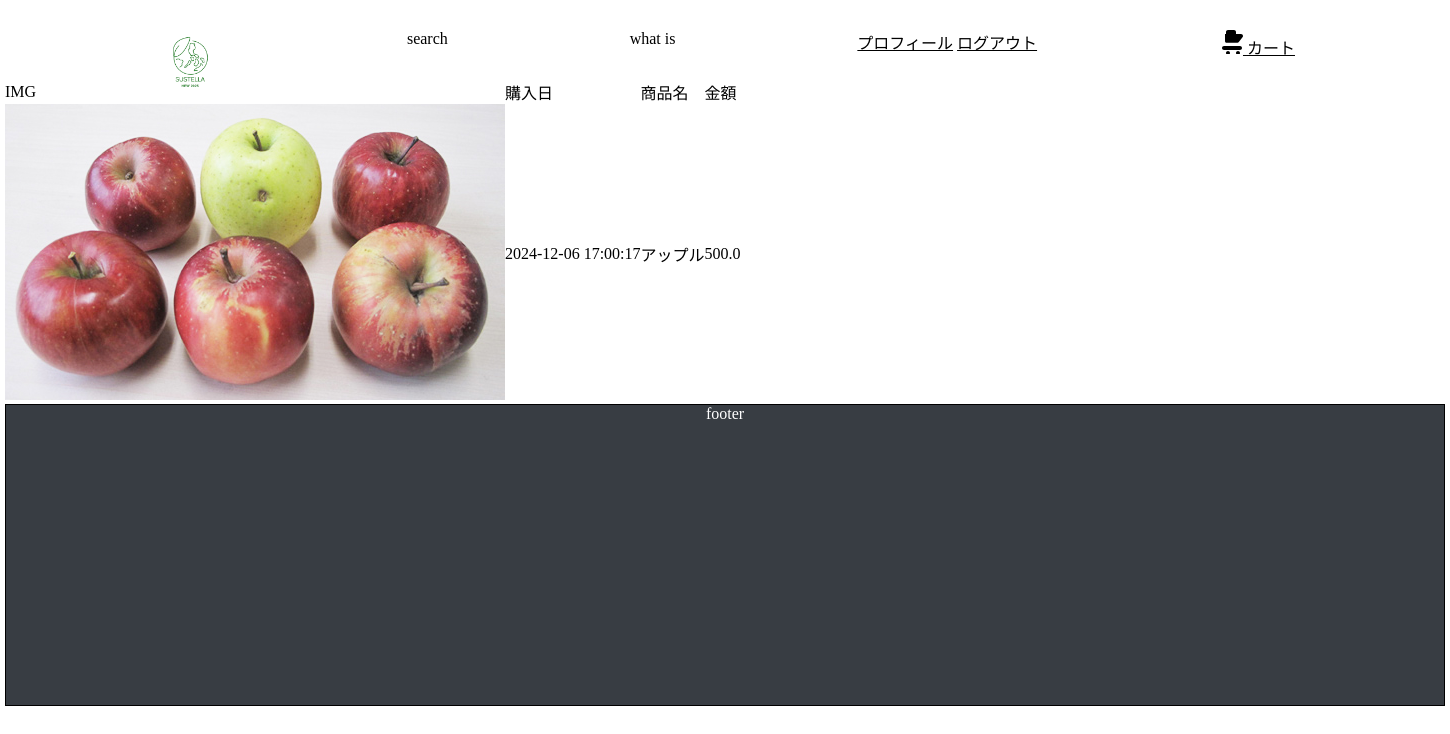
Screenshot of /profile (signed in) with the database file from the repository.
### app/models.py (models this page shows)
class Sale(db.Model):
    __tablename__ = 'sale'
    id = db.Column(db.Integer, primary_key=True)
    product_id = db.Column(db.Integer, db.ForeignKey(
        'products.id'), nullable=False)
    user_id = db.Column(db.Integer, db.ForeignKey('users.id'), nullable=False)
    sale_date = db.Column(db.DateTime, default=datetime.now())
    quantity = db.Column(db.Integer, nullable=False)
    price = db.Column(db.Float, nullable=False)

class Product(db.Model):
    __tablename__ = 'products'
    id = db.Column(db.Integer, primary_key=True)
    name = db.Column(db.String(50), nullable=False)
    category = db.Column(db.String(50), nullable=True)
    defect_reason = db.Column(db.String(100))
    purchase_price = db.Column(db.Float, nullable=True)
    sale_price = db.Column(db.Float, nullable=True)
    status = db.Column(db.Enum("available", "not_available",
                       name="product_status"), default="available")

### app/routes.py (the view)
@bp.route('/profile')
@login_required
def profile():
    sales = db.session.query(Sale).filter(
        Sale.user_id == current_user.id).all()
    return render_template('profile.html', sales=sales)

### app/__init__.py (called while the page is built)
def create_app():
    app = Flask(__name__)
    app.config.from_object(Config)
    app.config['SECRET_KEY'] = os.urandom(24)
    db.init_app(app)
    with app.app_context():
        db.create_all()
        init_db()
    login_manager = LoginManager()
    login_manager.init_app(app)
    login_manager.login_view = "/login"
    @login_manager.user_loader
    def load_user(user_id):
        return User.query.get(int(user_id))
    app.config['MAIL_SERVER'] = 'smtp.gmail.com'
    app.config['MAIL_PORT'] = 587
    app.config['MAIL_USERNAME'] = 'hewgroup040@gmail.com'
    app.config['MAIL_PASSWORD'] = 'eeur oncr sfjz ssmc'  # アプリパスワードを使用
    app.config['MAIL_USE_TLS'] = True
    app.config['MAIL_USE_SSL'] = False
    app.config['MAIL_DEFAULT_SENDER'] = 'hewgroup040@gmail.com'
    mail.init_app(app)
    from app.routes import bp
    app.register_blueprint(bp)
    return app

### app/templates/profile.html
{% extends "layout.html" %} {% block title %}ユーザープロファイル{% endblock %}
{% block content %} {{email}} {% if sales %}
<table>
  <thead>
    <tr>
      <th>IMG</th>
      <th>購入日</th>
      <th>商品名</th>
      <th>金額</th>
    </tr>
  </thead>
  <tbody>
    {% for sale in sales %}
    <tr>
      <td><img src="static/img/product/{{sale.product_id}}.jpg" /></td>
      <td>{{ sale.sale_date.strftime('%Y-%m-%d %H:%M:%S') }}</td>
      <td>{{ sale.product.name }}</td>
      <td>{{ sale.price }}</td>
    </tr>
    {% endfor %}
  </tbody>
</table>
{% else %}
<p>このユーザーはまだ購入していません。</p>
{% endif %} {% endblock %}

### app/static/css/style.css (style rules this page uses)
body { width: 1440px; margin: auto; }
html { height: 100%; }

### rows the page displays
Sale: sale_date "2024-12-06 17:00:17", product.name "アップル", price "500.0"
